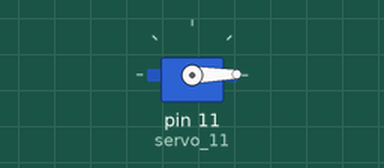
A sketch run on a simulated Arduino Uno, built with avr-gcc and run on an emulated ATmega328P. Shown: servo.

Above: at 0.05 s.
At 1.85 s:
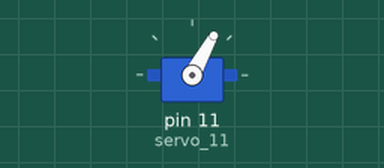
At 3.7 s:
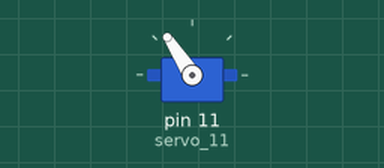
At 7.4 s:
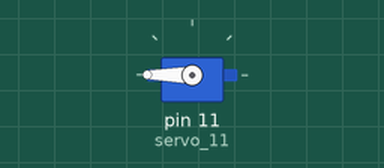
Timing chart, 0 to 9.7 s (numbered marks = the images above):
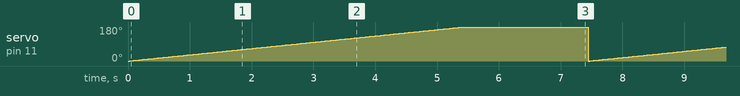

Measured:
- by itself, servo on pin 11 (servo_11): ramps from 0° to 180° and jumps back, once every 7.4 s

The sketch:

servo_motor_v1.ino
```cpp
/*
 * Gira o servo motor de 0 a 180 graus.
 *
 */

#include <Servo.h>

int i = 0;

Servo servo_11;


void setup()
{
  //Porta 11 em modo de saída(escrita).
  servo_11.attach(11, 500, 2500);
}

void loop()
{
  //Gera os ângulos de 0 a 180 para girar o servo motor.
  for (i = 0; i <= 180; i += 1) {
  // Escreve o }angulo
    servo_11.write(i);
	// Aguarda 30 milésimos de segundo
    delay(30);
  }
  // Aguardamos 2000 milésimos de segundo
  delay(2000);
}
```
